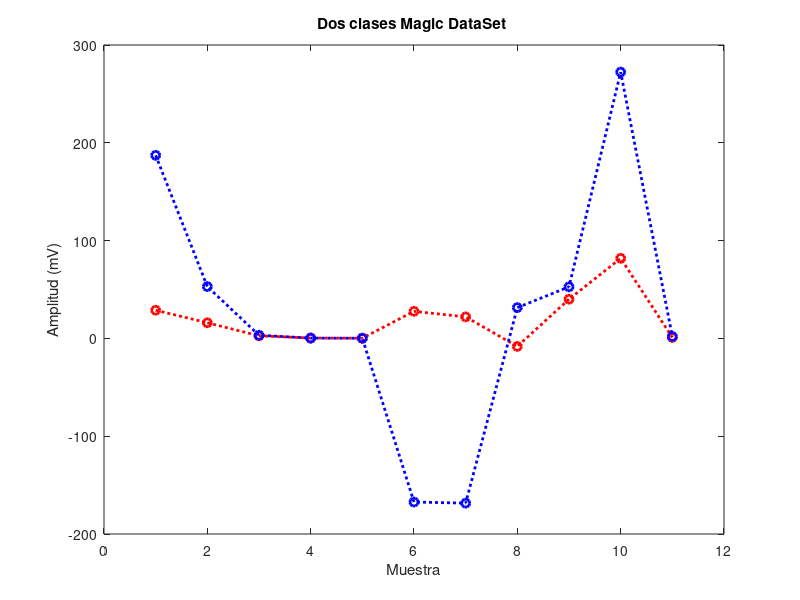
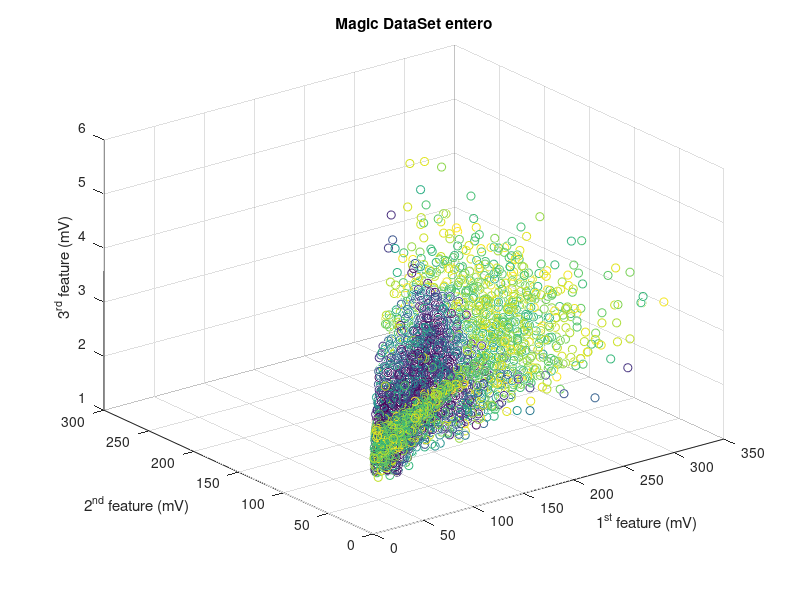
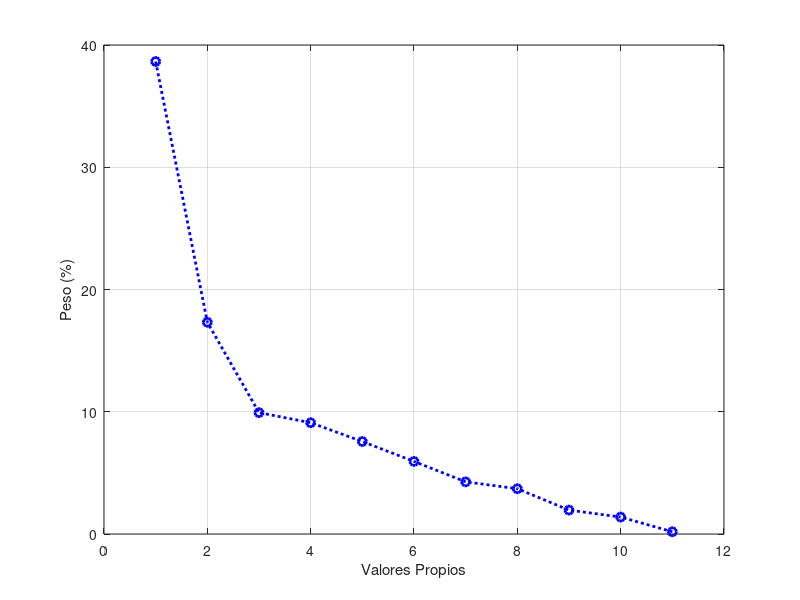
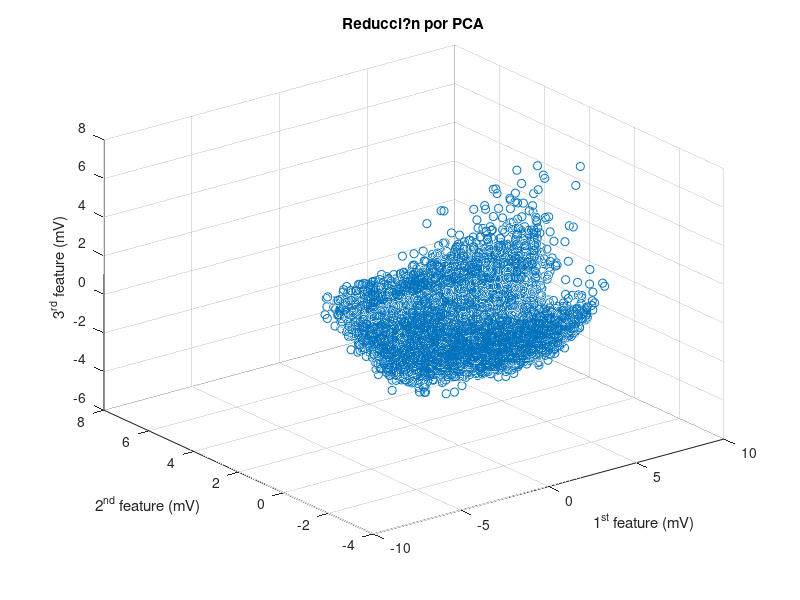

Recreate these plots in MATLAB, in order.
load magic2.txt;
figure('Name','DataSet', 'NumberTitle','off');
plot(magic2(1,:),'o:r', 'LineWidth',2);
hold; 
plot(magic2(19020,:),'o:b', 'LineWidth',2);
title('Dos clases Magic DataSet ')
xlabel('Muestra');
ylabel('Amplitud (mV)');
nobservations=size(magic2,1)
nfeatures=size(magic2,2)

c = linspace(1,10,length(magic2(:,1)));
figure('Name','Magic DataSet', 'NumberTitle','off');
scatter3(magic2(:,1),magic2(:,2),magic2(:,3),[],c);
title('Magic DataSet entero')
xlabel('1^{st} feature (mV)');
ylabel('2^{nd} feature (mV)');
zlabel('3^{rd} feature (mV)');

[coeff,score,latent,tsquare] = princomp(zscore(magic2));

percent=latent./sum(latent)*100;
figure('Name','PCA Valores Propios', 'NumberTitle','off');
plot(1:length(latent),percent,'o:b', 'LineWidth',2);
grid;
xlabel('Valores Propios');
ylabel('Peso (%)');

figure('Name','3D Reducci?n PC', 'NumberTitle','off');
scatter3(score(:,1),score(:,2),score(:,3),[]);
title('Reducci?n por PCA');
xlabel('1^{st} feature (mV)');
ylabel('2^{nd} feature (mV)');
zlabel('3^{rd} feature (mV)');

figure('Name','Reducido vs NO reducido', 'NumberTitle','off');
subplot(1,2,1); 
scatter(score(:,1),score(:,2),[]);
title('Reduced set');
xlabel('1^{st} feature (mV)');
ylabel('2^{nd} feature (mV)');
subplot(1,2,2); 
scatter(magic2(:,1),magic2(:,2),[]);
title('NOT reduced set');
xlabel('1^{st} feature (mV)');
ylabel('2^{nd} feature (mV)');

fid=fopen('MyFile2.txt','w');
fprintf(fid, '%f %f %f \n', score(:,1),score(:,2),score(:,3));
fclose(fid);